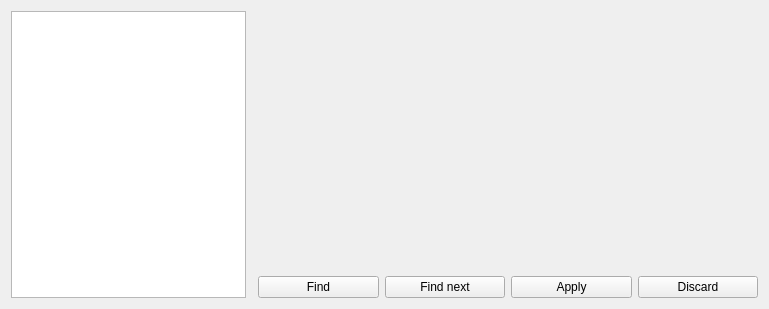
<?xml version="1.0" encoding="UTF-8"?>
<ui version="4.0">
 <class>refactoringForm</class>
 <widget class="QWidget" name="refactoringForm">
  <property name="geometry">
   <rect>
    <x>0</x>
    <y>0</y>
    <width>769</width>
    <height>309</height>
   </rect>
  </property>
  <property name="windowTitle">
   <string>QReal Refactorings</string>
  </property>
  <property name="windowIcon">
   <iconset resource="refactoring.qrc">
    <normaloff>:/icons/preferences/pencil.png</normaloff>:/icons/preferences/pencil.png</iconset>
  </property>
  <layout class="QHBoxLayout" name="horizontalLayout_2">
   <item>
    <layout class="QHBoxLayout" name="horizontalLayout">
     <item>
      <widget class="QListWidget" name="refactoringList">
       <property name="maximumSize">
        <size>
         <width>250</width>
         <height>16777215</height>
        </size>
       </property>
      </widget>
     </item>
     <item>
      <spacer name="horizontalSpacer">
       <property name="orientation">
        <enum>Qt::Horizontal</enum>
       </property>
       <property name="sizeHint" stdset="0">
        <size>
         <width>20</width>
         <height>20</height>
        </size>
       </property>
      </spacer>
     </item>
     <item>
      <layout class="QVBoxLayout" name="verticalLayout">
       <item>
        <widget class="QWidget" name="refactoringImage" native="true">
         <property name="sizePolicy">
          <sizepolicy hsizetype="Expanding" vsizetype="Preferred">
           <horstretch>0</horstretch>
           <verstretch>0</verstretch>
          </sizepolicy>
         </property>
         <property name="minimumSize">
          <size>
           <width>500</width>
           <height>250</height>
          </size>
         </property>
         <layout class="QVBoxLayout" name="verticalLayout_2">
          <item>
           <widget class="QLabel" name="label">
            <property name="sizePolicy">
             <sizepolicy hsizetype="Expanding" vsizetype="Expanding">
              <horstretch>0</horstretch>
              <verstretch>0</verstretch>
             </sizepolicy>
            </property>
            <property name="maximumSize">
             <size>
              <width>16777215</width>
              <height>10000000</height>
             </size>
            </property>
            <property name="text">
             <string/>
            </property>
           </widget>
          </item>
         </layout>
        </widget>
       </item>
       <item>
        <spacer name="verticalSpacer">
         <property name="orientation">
          <enum>Qt::Vertical</enum>
         </property>
         <property name="sizeHint" stdset="0">
          <size>
           <width>20</width>
           <height>40</height>
          </size>
         </property>
        </spacer>
       </item>
       <item>
        <layout class="QHBoxLayout" name="horizontalLayout_3">
         <item>
          <widget class="QPushButton" name="findButton">
           <property name="text">
            <string>Find</string>
           </property>
          </widget>
         </item>
         <item>
          <widget class="QPushButton" name="findNextButton">
           <property name="text">
            <string>Find next</string>
           </property>
          </widget>
         </item>
         <item>
          <widget class="QPushButton" name="applyButton">
           <property name="text">
            <string>Apply</string>
           </property>
          </widget>
         </item>
         <item>
          <widget class="QPushButton" name="discardButton">
           <property name="text">
            <string>Discard</string>
           </property>
          </widget>
         </item>
        </layout>
       </item>
      </layout>
     </item>
    </layout>
   </item>
  </layout>
 </widget>
 <resources>
  <include location="refactoring.qrc"/>
 </resources>
 <connections/>
</ui>
